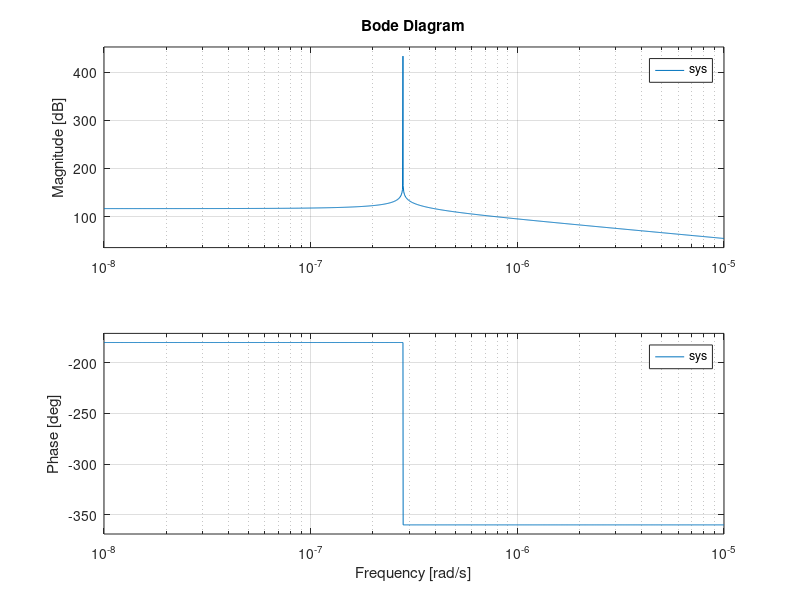
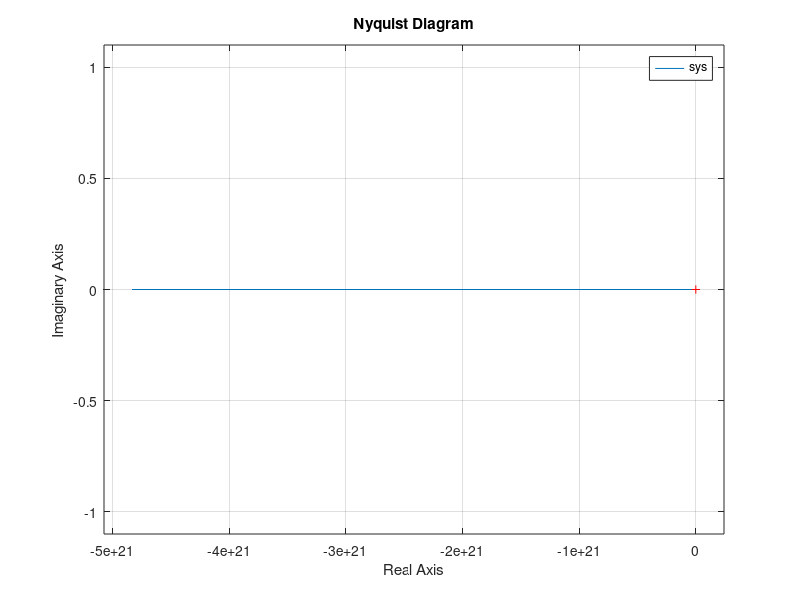

The MATLAB script that drew these images, in order:
clear
close all
clc

I0 = 1.8;
Z0 = 6.2 * 10^-3;
L1 = 1.296;
m = 37.6;
alpha = L1 / (2 * (45.8215)^2 * m * 9.81);
alpha2 = 1/1.0243;

ki = (I0 * L1 * alpha) / (1 + alpha * Z0) ^2;
kz = -(I0 ^2 * L1 * alpha ^2) / (1 + alpha * Z0) ^3;

num =  ki ;
den = [(-m) 0 kz];

sys = tf(num,den);

figure;
bode(sys)
grid on
figure;
nyquist(sys)
grid on